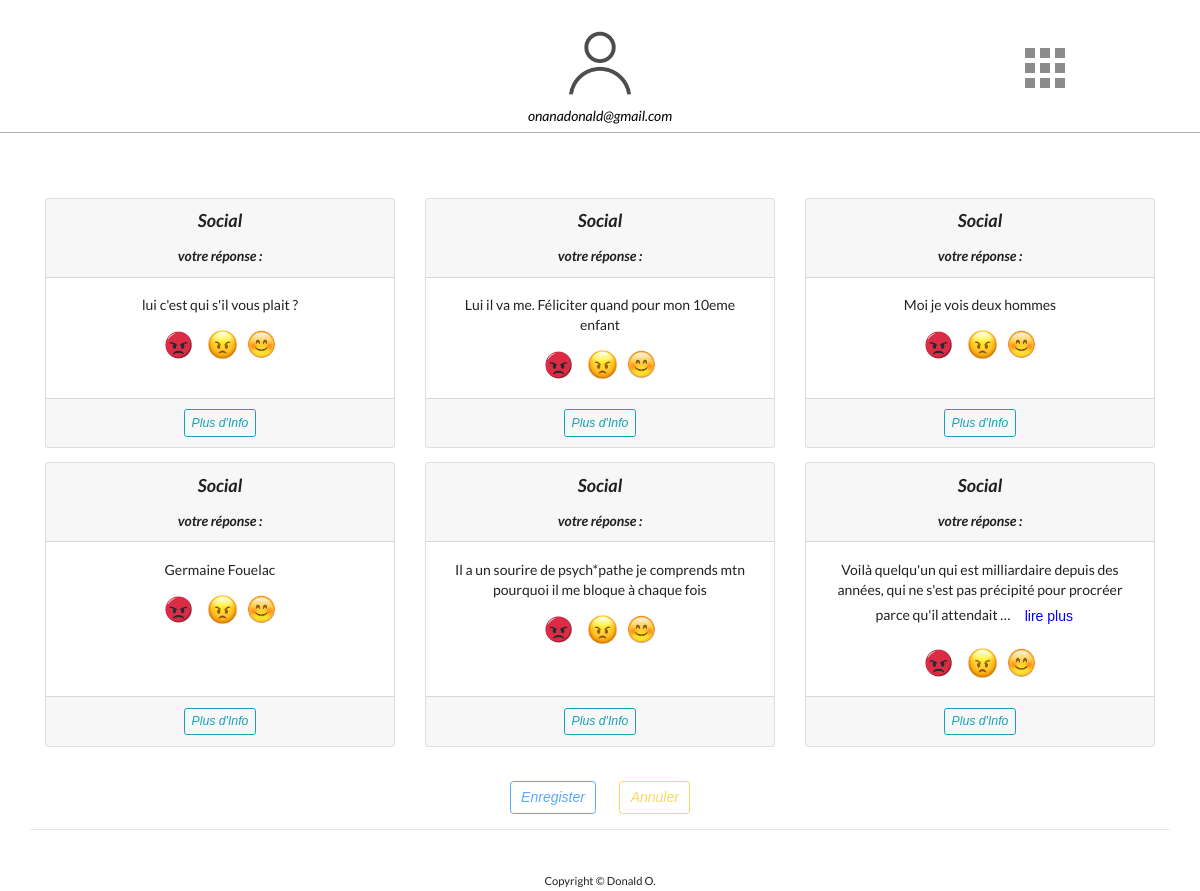
/?page=4 (signed in), run on the app's committed database.
### AppAuth/models.py (models this page shows, shortened)
class User(AbstractUser):
    is_email_verified = models.BooleanField(default=False)
    commentaires = models.ManyToManyField(Comment, related_name='commentaires', through='comments')
    index = models.IntegerField(default = 1)

### AppComments/models.py (models this page shows, shortened)
class Comment(models.Model):
	CAT = (
    ('politique', 'politique'),
    ('sport', 'sport'),
    ('social', 'social'),
    ('Autre', 'Autre'),
    )
	categorie = models.CharField(max_length=25, choices=CAT, default="social")
	post_titre = models.CharField(max_length=25,  blank=True, null = True)
	post_img = models.CharField(max_length=25,  blank=True, null = True)
	post_url = models.CharField(max_length=25)
	texte = models.TextField(unique = True)
	haineux = models.IntegerField(default = 0)
	offensif = models.IntegerField(default = 0)
	non_offensif = models.IntegerField(default = 0)
	vote_final =  models.CharField(max_length=25, default="")
	file_name = models.CharField(max_length=25,  blank=True, null = True)
	publied_at = models.DateTimeField(default = timezone.now)

### AppComments/views.py (the view)
# urls.py: path('', views.index, name='home'),
@login_required
def index(request):
    comments_user = request.user.commentaires.all().values_list('id', flat=True)
    comments_list = Comment.objects.get_queryset().exclude(id__in = comments_user ).order_by('?')
    paginator = Paginator(comments_list, 6)
    request.user.save()
    page = request.GET.get('page', 1)
    try:
        comments = paginator.page(page)
    except PageNotAnInteger:
        comments = paginator.page(page)
    except EmptyPage:
        comments = paginator.page(paginator.num_pages)
    context = {'comments': comments}
    context['user'] = request.user
    return render(request, 'AppComments/index.html', context)

### templates/AppComments/index.html (shortened to what this page needs)
{% extends '_partials/base.html' %}
{% load static %}
 {% block import %}
<link rel="stylesheet" href="https://cdnjs.cloudflare.com/ajax/libs/font-awesome/4.7.0/css/font-awesome.min.css">
  <link rel="stylesheet" href="https://stackpath.bootstrapcdn.com/bootstrap/4.4.1/css/bootstrap.min.css"
>
  <link rel="stylesheet" href= {% static 'css/AppComments/Styles.css' %} type="text/css">
  <link rel="stylesheet" href= {% static 'css/AppComments/PopupStyle.css' %} type="text/css">
  <link rel="stylesheet" href= {% static 'css/AppComments/images.css' %} type="text/css">
<link rel="stylesheet" href="https://cdnjs.cloudflare.com/ajax/libs/semantic-ui/2.4.1/semantic.min.css"integrity="-8bHTC73gkZ7rZ7vpqUQThUDhqcNFyYi2xgDgPDHc+GXVGHXq+xPjynxIopALmOPqzo9JZj0k6OqqewdGO3EsrQ==" />
{% endblock %}
{% block content %}
<div class="container-fluid"  >
    <div class=" row " style="padding-bottom: 6px;  border-bottom: 1px solid rgba(0, 0, 0, 0.3);">
      <div class="col-lg-6 align-self-center"  >
        <img src={% static 'img/user.png' %} style="width: 15%"> <br>
        <p class="leade font-italic" style="color: black">{{user.email}}</p>
      </div>
      <div class="col-lg-3 align-self-center" id="thegrid"  >
        <div class="dropdown" >
        <div id="grid-one" class="icon" role="button" id="dropdownMenuLink" data-toggle="dropdown" aria-haspopup="true"   aria-expanded="false">
        <span></span>
        </div>
        </div>
      </div>
    </div>
</div>
  <div class="container">
      {% if comments %}
    <div class=" row row-cols-1 row-cols-md-2 row-cols-lg-3 service-items">
        {% for comment in comments %}
          <div class="card-group col">
           <div class="card text-center border-.5 mb-3" >
              <div class="card-header">
                <h3 class="font-italic" >{{comment.categorie}}</h3>
                <strong><p class="font-italic" id="reponse-{{comment.id}}">  votre réponse : </p> </strong>
              </div>
              <div class="card-body">
                 {% if comment.texte|length|get_digit:"-1" > 120 %}
                    <p class="card-text" id="text-{{comment.id}}">{{comment.texte|truncatechars:120}}
                      <button type="button" class="btn btn-link btrm " style="color: blue;"
                      onclick='LirePlus( "{{comment.texte}}" , "{{comment.categorie}}",  );'>
                        lire plus
                      </button>
                    </p>
                  {% else %}
                    <p class="card-text" id="text-{{comment.id}}">{{comment.texte}}</p>
                  {% endif %}
                <span class="bad" style="cursor: pointer;" onclick="FuriousCall({{comment.id}});" >
                 <img  class=" "  id="furImg-{{comment.id}}" src= {% static 'img/furious-2.png' %}  style="width: 10%" />
               </span>
                <span role="button" aria-pressed="true"    style="margin-right: 5px; margin-left: 10px; cursor: pointer;" onclick="BadCall({{comment.id}});" >
                  <img   class=" " id="badImg-{{comment.id}}" src= {% static 'img/colere.jpg' %}  style="width: 10%" />
                </span>
                <span role="button" aria-pressed="true"   style="cursor: pointer" onclick="NormalCall({{comment.id}});" >
                  <img class=" " id="norImg-{{comment.id}}" src= {% static 'img/smiling.jpg' %}  style="width: 10%" />
                </span>
              </div>
              <div class="card-footer text-muted">
                <button type="button" class="btn btn-sm btn-outline-info font-italic"  onclick='detail(  "{{comment.texte}}" ,
                  "{{comment.id}}",
                "{{comment.post_titre}}",
                "{{comment.post_url}}",
                "{{comment.categorie}}",  );'>
                  Plus d'Info
                </button>
              </div>
           </div>
          </div>
        {% endfor %}
    </div>
    <div class="row align-items-center"  style=" border-bottom: 1px solid rgba(0, 0, 0, 0.1); margin-bottom: 25px; padding-bottom: 15px; margin-top: 20px">
      <div class="col-lg-6 align-self-center"  >
      <button type="button" class="btn btn-outline-primary font-italic" onclick="save();" disabled id="btnsave">  Enregister
      </button>
      <button type="button" class="btn btn-outline-warning font-italic " style="margin-left: 20px;" disabled id="btncancel" onclick="cancel()">  Annuler
      </button>
      </div>
    </div>
  {% endif %}
        </div>
<footer id="footer-content" style=" margin-top: 40px; left: 0; text-align: center; width: 100%;">
      <small>Copyright &copy; Donald O.</small>
    </footer>
    {% endblock content %}

### Camset/static/css/AppComments/Styles.css (style rules this page uses)
.container-fluid .row { margin-top: 20px; margin-bottom: 65px; color: white; }
.align-self-center { display: table-cell; text-align: center; vertical-align: middle; }
.icon { margin:0 auto; height:50px; width:70px; position:relative; cursor:pointer; }
#grid-one { height:70px; }
#grid-one span { display:block; position:absolute; width:10px; height:10px; top:50%; left:50%; margin:-10px 0 0 -10px; background:#8b8b8b; box-shadow: -15px -15px 0 #8b8b8b, -15px 0 0 #8b8b8b, -15px 15px 0 #8b8b8b, 0 -15px 0 #8b8b8b, 0 15px 0 #8b8b8b, 15px -15px 0 #8b8b8b, 15px 0 0 #8b8b8b, 15px 15px 0 #8b8b8b ; }
#grid-one span:before { content:''; display:block; position:absolute; top:0; left:0; height:100%; width:100%; background:#8b8b8b; }

### data on the page
User: email "onanadonald@gmail.com"
Comment: categorie "Social", texte "lui c'est qui s'il vous plait ?"
Comment: categorie "Social", texte "Lui il va me. Féliciter quand pour mon 10eme enfant"
Comment: categorie "Social", texte "Moi je vois deux hommes"
Comment: categorie "Social", texte "Germaine Fouelac"
Comment: categorie "Social", texte "Il a un sourire de psych*pathe je comprends mtn pourquoi il me bloque à chaque fois"
Comment: categorie "Social", texte "Voilà quelqu'un qui est milliardaire depuis des années, qui ne s'est pas précipité pour procréer parce qu'il attendait …"
